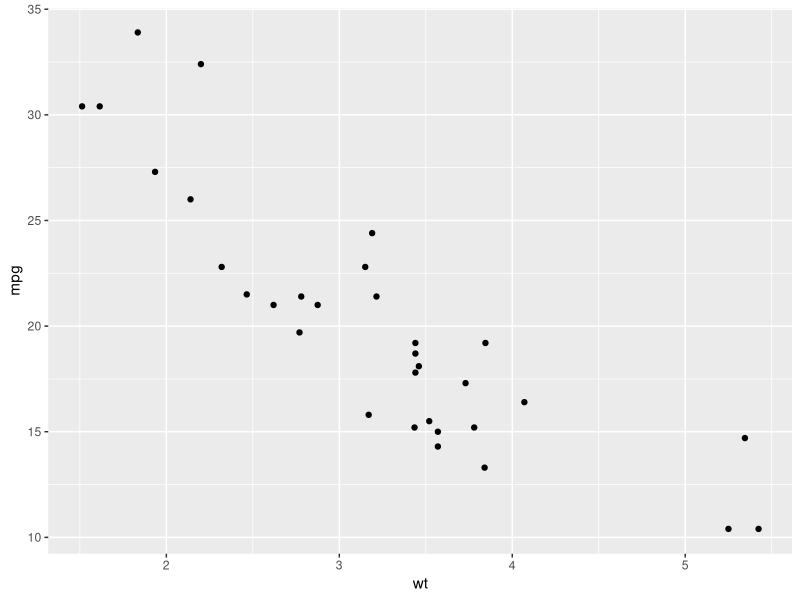
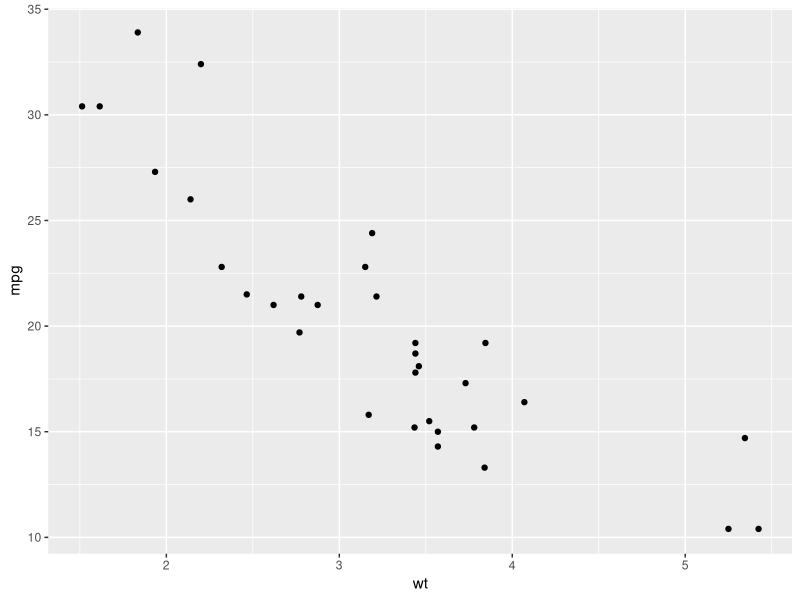
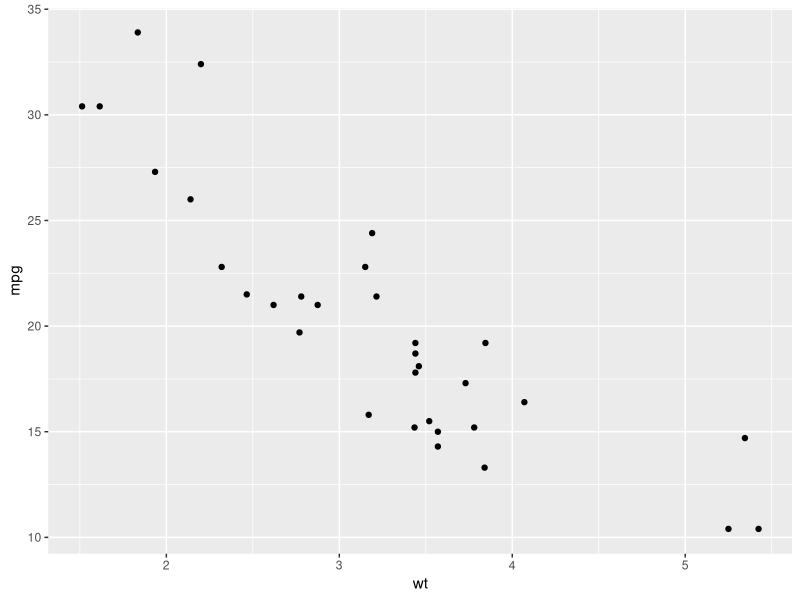
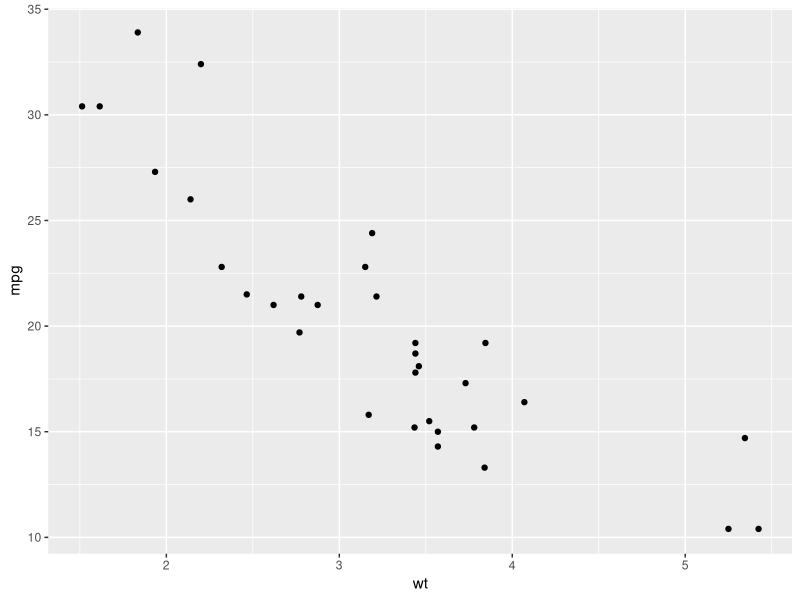
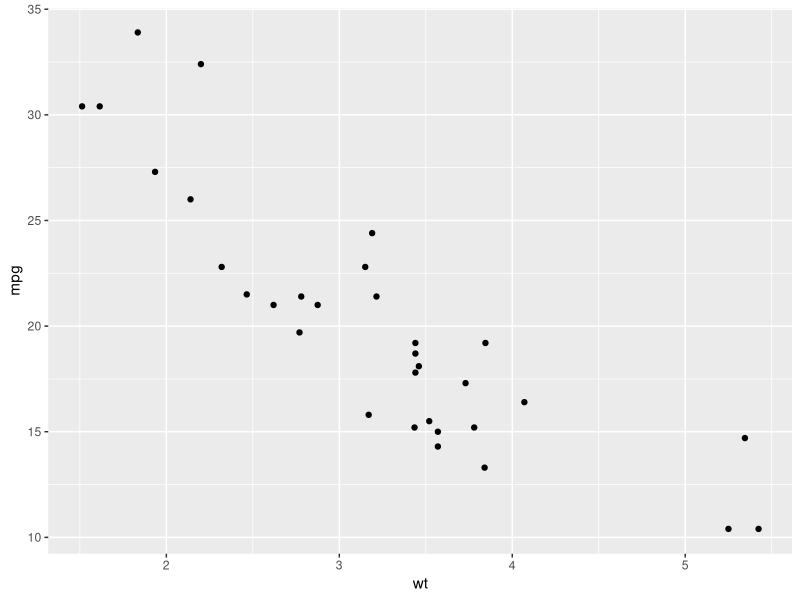
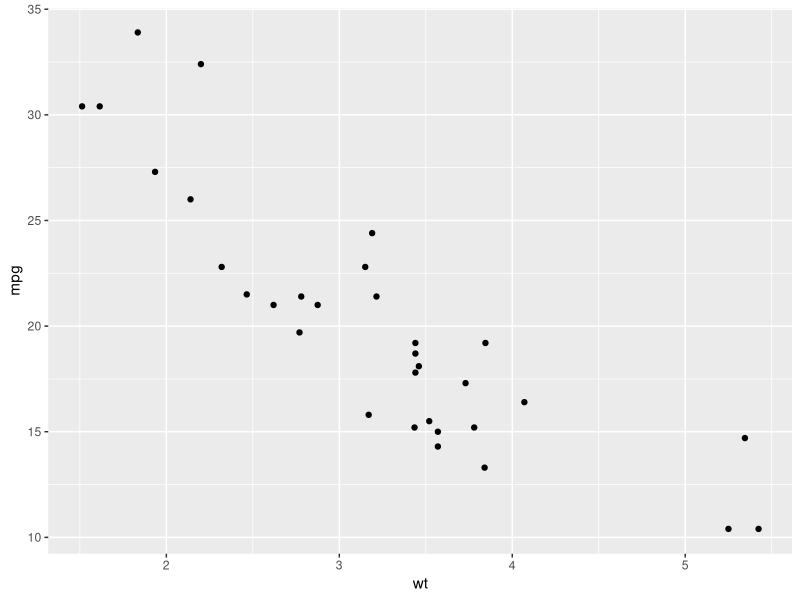
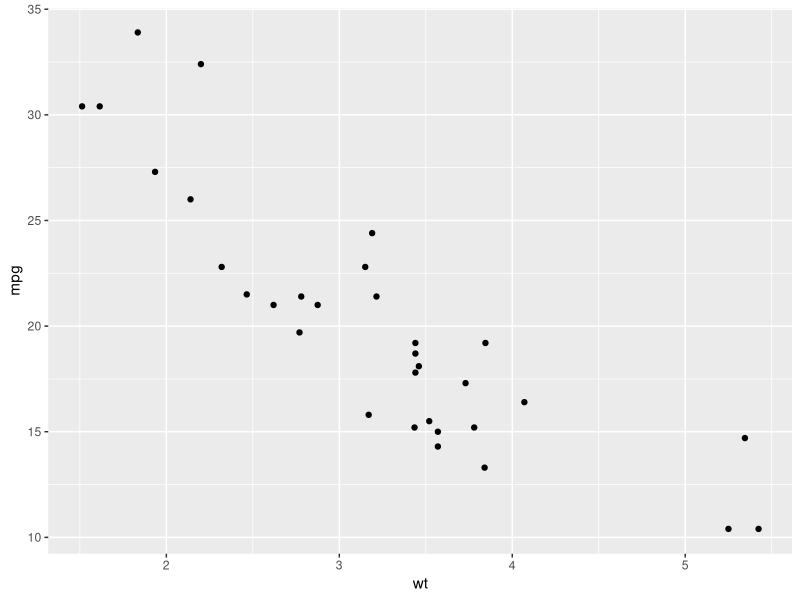
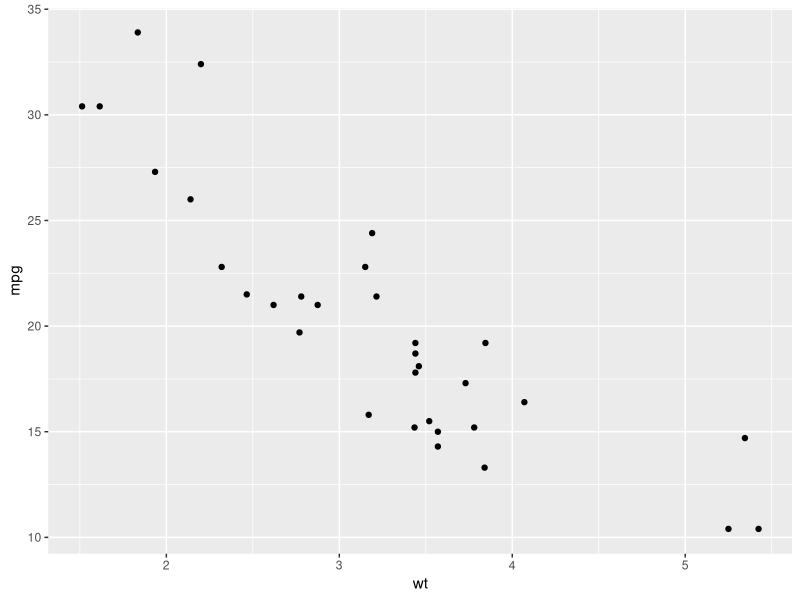

R code for these plots, in order:
## ---- chunk 1
library('tidyverse')
## ---- chunk 2
#| label: fig-1
#| fig-cap: "Figure 1"

ggplot(mtcars, aes(x = wt, y = mpg)) +
  geom_point()
## ---- chunk 3
#| label: fig-2
#| fig-cap: "Figure 2"

ggplot(mtcars, aes(x = wt, y = mpg)) +
  geom_point()
## ---- chunk 4
#| label: fig-3
#| fig-cap: "Figure 3"

ggplot(mtcars, aes(x = wt, y = mpg)) +
  geom_point()
## ---- chunk 5
#| label: fig-4
#| fig-cap: "Figure 4"

ggplot(mtcars, aes(x = wt, y = mpg)) +
  geom_point()
## ---- chunk 6
#| label: fig-5
#| fig-cap: "Figure 5"

ggplot(mtcars, aes(x = wt, y = mpg)) +
  geom_point()
## ---- chunk 7
#| label: fig-6
#| fig-cap: "Figure 6"

ggplot(mtcars, aes(x = wt, y = mpg)) +
  geom_point()
## ---- chunk 8
#| label: fig-7
#| fig-cap: "Figure 7"

ggplot(mtcars, aes(x = wt, y = mpg)) +
  geom_point()
## ---- chunk 9
#| label: fig-8
#| fig-cap: "Figure 8"

ggplot(mtcars, aes(x = wt, y = mpg)) +
  geom_point()
## ---- chunk 10
#| label: fig-9
#| fig-cap: "Figure 9"

ggplot(mtcars, aes(x = wt, y = mpg)) +
  geom_point()
## ---- chunk 11
#| label: fig-10
#| fig-cap: "Figure 10"

ggplot(mtcars, aes(x = wt, y = mpg)) +
  geom_point()
## ---- chunk 12
#| label: fig-11
#| fig-cap: "Figure 11"

ggplot(mtcars, aes(x = wt, y = mpg)) +
  geom_point()
## ---- chunk 13
#| label: fig-12
#| fig-cap: "Figure 12"

ggplot(mtcars, aes(x = wt, y = mpg)) +
  geom_point()
## ---- chunk 14
#| label: fig-13
#| fig-cap: "Figure 13"

ggplot(mtcars, aes(x = wt, y = mpg)) +
  geom_point()
## ---- chunk 15
#| label: fig-14
#| fig-cap: "Figure 14"

ggplot(mtcars, aes(x = wt, y = mpg)) +
  geom_point()
## ---- chunk 16
#| label: fig-15
#| fig-cap: "Figure 15"

ggplot(mtcars, aes(x = wt, y = mpg)) +
  geom_point()
## ---- chunk 17
#| label: fig-16
#| fig-cap: "Figure 16"

ggplot(mtcars, aes(x = wt, y = mpg)) +
  geom_point()
## ---- chunk 18
#| label: fig-17
#| fig-cap: "Figure 17"

ggplot(mtcars, aes(x = wt, y = mpg)) +
  geom_point()
## ---- chunk 19
#| label: fig-18
#| fig-cap: "Figure 18"

ggplot(mtcars, aes(x = wt, y = mpg)) +
  geom_point()
## ---- chunk 20
#| label: fig-19
#| fig-cap: "Figure 19"

ggplot(mtcars, aes(x = wt, y = mpg)) +
  geom_point()
## ---- chunk 21
#| label: fig-20
#| fig-cap: "Figure 20"

ggplot(mtcars, aes(x = wt, y = mpg)) +
  geom_point()
## ---- chunk 22
#| label: fig-21
#| fig-cap: "Figure 21"

ggplot(mtcars, aes(x = wt, y = mpg)) +
  geom_point()
## ---- chunk 23
#| label: fig-22
#| fig-cap: "Figure 22"

ggplot(mtcars, aes(x = wt, y = mpg)) +
  geom_point()
## ---- chunk 24
#| label: fig-23
#| fig-cap: "Figure 23"

ggplot(mtcars, aes(x = wt, y = mpg)) +
  geom_point()
## ---- chunk 25
#| label: fig-24
#| fig-cap: "Figure 24"

ggplot(mtcars, aes(x = wt, y = mpg)) +
  geom_point()
## ---- chunk 26
#| label: fig-25
#| fig-cap: "Figure 25"

ggplot(mtcars, aes(x = wt, y = mpg)) +
  geom_point()
## ---- chunk 27
#| label: fig-26
#| fig-cap: "Figure 26"

ggplot(mtcars, aes(x = wt, y = mpg)) +
  geom_point()
## ---- chunk 28
#| label: fig-27
#| fig-cap: "Figure 27"

ggplot(mtcars, aes(x = wt, y = mpg)) +
  geom_point()
## ---- chunk 29
#| label: fig-28
#| fig-cap: "Figure 28"

ggplot(mtcars, aes(x = wt, y = mpg)) +
  geom_point()
## ---- chunk 30
#| label: fig-29
#| fig-cap: "Figure 29"

ggplot(mtcars, aes(x = wt, y = mpg)) +
  geom_point()
## ---- chunk 31
#| label: fig-30
#| fig-cap: "Figure 30"

ggplot(mtcars, aes(x = wt, y = mpg)) +
  geom_point()
## ---- chunk 32
#| label: fig-31
#| fig-cap: "Figure 31"

ggplot(mtcars, aes(x = wt, y = mpg)) +
  geom_point()
## ---- chunk 33
#| label: fig-32
#| fig-cap: "Figure 32"

ggplot(mtcars, aes(x = wt, y = mpg)) +
  geom_point()
## ---- chunk 34
#| label: fig-33
#| fig-cap: "Figure 33"

ggplot(mtcars, aes(x = wt, y = mpg)) +
  geom_point()
## ---- chunk 35
#| label: fig-34
#| fig-cap: "Figure 34"

ggplot(mtcars, aes(x = wt, y = mpg)) +
  geom_point()
## ---- chunk 36
#| label: fig-35
#| fig-cap: "Figure 35"

ggplot(mtcars, aes(x = wt, y = mpg)) +
  geom_point()
## ---- chunk 37
#| label: fig-36
#| fig-cap: "Figure 36"

ggplot(mtcars, aes(x = wt, y = mpg)) +
  geom_point()
## ---- chunk 38
#| label: fig-37
#| fig-cap: "Figure 37"

ggplot(mtcars, aes(x = wt, y = mpg)) +
  geom_point()
## ---- chunk 39
#| label: fig-38
#| fig-cap: "Figure 38"

ggplot(mtcars, aes(x = wt, y = mpg)) +
  geom_point()
## ---- chunk 40
#| label: fig-39
#| fig-cap: "Figure 39"

ggplot(mtcars, aes(x = wt, y = mpg)) +
  geom_point()
## ---- chunk 41
#| label: fig-40
#| fig-cap: "Figure 40"

ggplot(mtcars, aes(x = wt, y = mpg)) +
  geom_point()
## ---- chunk 42
#| label: fig-41
#| fig-cap: "Figure 41"

ggplot(mtcars, aes(x = wt, y = mpg)) +
  geom_point()
## ---- chunk 43
#| label: fig-42
#| fig-cap: "Figure 42"

ggplot(mtcars, aes(x = wt, y = mpg)) +
  geom_point()
## ---- chunk 44
#| label: fig-43
#| fig-cap: "Figure 43"

ggplot(mtcars, aes(x = wt, y = mpg)) +
  geom_point()
## ---- chunk 45
#| label: fig-44
#| fig-cap: "Figure 44"

ggplot(mtcars, aes(x = wt, y = mpg)) +
  geom_point()
## ---- chunk 46
#| label: fig-45
#| fig-cap: "Figure 45"

ggplot(mtcars, aes(x = wt, y = mpg)) +
  geom_point()
## ---- chunk 47
#| label: fig-46
#| fig-cap: "Figure 46"

ggplot(mtcars, aes(x = wt, y = mpg)) +
  geom_point()
## ---- chunk 48
#| label: fig-47
#| fig-cap: "Figure 47"

ggplot(mtcars, aes(x = wt, y = mpg)) +
  geom_point()
## ---- chunk 49
#| label: fig-48
#| fig-cap: "Figure 48"

ggplot(mtcars, aes(x = wt, y = mpg)) +
  geom_point()
## ---- chunk 50
#| label: fig-49
#| fig-cap: "Figure 49"

ggplot(mtcars, aes(x = wt, y = mpg)) +
  geom_point()
## ---- chunk 51
#| label: fig-50
#| fig-cap: "Figure 50"

ggplot(mtcars, aes(x = wt, y = mpg)) +
  geom_point()
## ---- chunk 52
#| label: fig-51
#| fig-cap: "Figure 51"

ggplot(mtcars, aes(x = wt, y = mpg)) +
  geom_point()
## ---- chunk 53
#| label: fig-52
#| fig-cap: "Figure 52"

ggplot(mtcars, aes(x = wt, y = mpg)) +
  geom_point()
## ---- chunk 54
#| label: fig-53
#| fig-cap: "Figure 53"

ggplot(mtcars, aes(x = wt, y = mpg)) +
  geom_point()
## ---- chunk 55
#| label: fig-54
#| fig-cap: "Figure 54"

ggplot(mtcars, aes(x = wt, y = mpg)) +
  geom_point()
## ---- chunk 56
#| label: fig-55
#| fig-cap: "Figure 55"

ggplot(mtcars, aes(x = wt, y = mpg)) +
  geom_point()
## ---- chunk 57
#| label: fig-56
#| fig-cap: "Figure 56"

ggplot(mtcars, aes(x = wt, y = mpg)) +
  geom_point()
## ---- chunk 58
#| label: fig-57
#| fig-cap: "Figure 57"

ggplot(mtcars, aes(x = wt, y = mpg)) +
  geom_point()
## ---- chunk 59
#| label: fig-58
#| fig-cap: "Figure 58"

ggplot(mtcars, aes(x = wt, y = mpg)) +
  geom_point()
## ---- chunk 60
#| label: fig-59
#| fig-cap: "Figure 59"

ggplot(mtcars, aes(x = wt, y = mpg)) +
  geom_point()
## ---- chunk 61
#| label: fig-60
#| fig-cap: "Figure 60"

ggplot(mtcars, aes(x = wt, y = mpg)) +
  geom_point()
## ---- chunk 62
#| label: fig-61
#| fig-cap: "Figure 61"

ggplot(mtcars, aes(x = wt, y = mpg)) +
  geom_point()
## ---- chunk 63
#| label: fig-62
#| fig-cap: "Figure 62"

ggplot(mtcars, aes(x = wt, y = mpg)) +
  geom_point()
## ---- chunk 64
#| label: fig-63
#| fig-cap: "Figure 63"

ggplot(mtcars, aes(x = wt, y = mpg)) +
  geom_point()
## ---- chunk 65
#| label: fig-64
#| fig-cap: "Figure 64"

ggplot(mtcars, aes(x = wt, y = mpg)) +
  geom_point()
## ---- chunk 66
#| label: fig-65
#| fig-cap: "Figure 65"

ggplot(mtcars, aes(x = wt, y = mpg)) +
  geom_point()
## ---- chunk 67
#| label: fig-66
#| fig-cap: "Figure 66"

ggplot(mtcars, aes(x = wt, y = mpg)) +
  geom_point()
## ---- chunk 68
#| label: fig-67
#| fig-cap: "Figure 67"

ggplot(mtcars, aes(x = wt, y = mpg)) +
  geom_point()
## ---- chunk 69
#| label: fig-68
#| fig-cap: "Figure 68"

ggplot(mtcars, aes(x = wt, y = mpg)) +
  geom_point()
## ---- chunk 70
#| label: fig-69
#| fig-cap: "Figure 69"

ggplot(mtcars, aes(x = wt, y = mpg)) +
  geom_point()
## ---- chunk 71
#| label: fig-70
#| fig-cap: "Figure 70"

ggplot(mtcars, aes(x = wt, y = mpg)) +
  geom_point()
## ---- chunk 72
#| label: fig-71
#| fig-cap: "Figure 71"

ggplot(mtcars, aes(x = wt, y = mpg)) +
  geom_point()
## ---- chunk 73
#| label: fig-72
#| fig-cap: "Figure 72"

ggplot(mtcars, aes(x = wt, y = mpg)) +
  geom_point()
## ---- chunk 74
#| label: fig-73
#| fig-cap: "Figure 73"

ggplot(mtcars, aes(x = wt, y = mpg)) +
  geom_point()
## ---- chunk 75
#| label: fig-74
#| fig-cap: "Figure 74"

ggplot(mtcars, aes(x = wt, y = mpg)) +
  geom_point()
## ---- chunk 76
#| label: fig-75
#| fig-cap: "Figure 75"

ggplot(mtcars, aes(x = wt, y = mpg)) +
  geom_point()
## ---- chunk 77
#| label: fig-76
#| fig-cap: "Figure 76"

ggplot(mtcars, aes(x = wt, y = mpg)) +
  geom_point()
## ---- chunk 78
#| label: fig-77
#| fig-cap: "Figure 77"

ggplot(mtcars, aes(x = wt, y = mpg)) +
  geom_point()
## ---- chunk 79
#| label: fig-78
#| fig-cap: "Figure 78"

ggplot(mtcars, aes(x = wt, y = mpg)) +
  geom_point()
## ---- chunk 80
#| label: fig-79
#| fig-cap: "Figure 79"

ggplot(mtcars, aes(x = wt, y = mpg)) +
  geom_point()
## ---- chunk 81
#| label: fig-80
#| fig-cap: "Figure 80"

ggplot(mtcars, aes(x = wt, y = mpg)) +
  geom_point()
## ---- chunk 82
#| label: fig-81
#| fig-cap: "Figure 81"

ggplot(mtcars, aes(x = wt, y = mpg)) +
  geom_point()
## ---- chunk 83
#| label: fig-82
#| fig-cap: "Figure 82"

ggplot(mtcars, aes(x = wt, y = mpg)) +
  geom_point()
## ---- chunk 84
#| label: fig-83
#| fig-cap: "Figure 83"

ggplot(mtcars, aes(x = wt, y = mpg)) +
  geom_point()
## ---- chunk 85
#| label: fig-84
#| fig-cap: "Figure 84"

ggplot(mtcars, aes(x = wt, y = mpg)) +
  geom_point()
## ---- chunk 86
#| label: fig-85
#| fig-cap: "Figure 85"

ggplot(mtcars, aes(x = wt, y = mpg)) +
  geom_point()
## ---- chunk 87
#| label: fig-86
#| fig-cap: "Figure 86"

ggplot(mtcars, aes(x = wt, y = mpg)) +
  geom_point()
## ---- chunk 88
#| label: fig-87
#| fig-cap: "Figure 87"

ggplot(mtcars, aes(x = wt, y = mpg)) +
  geom_point()
## ---- chunk 89
#| label: fig-88
#| fig-cap: "Figure 88"

ggplot(mtcars, aes(x = wt, y = mpg)) +
  geom_point()
## ---- chunk 90
#| label: fig-89
#| fig-cap: "Figure 89"

ggplot(mtcars, aes(x = wt, y = mpg)) +
  geom_point()
## ---- chunk 91
#| label: fig-90
#| fig-cap: "Figure 90"

ggplot(mtcars, aes(x = wt, y = mpg)) +
  geom_point()
## ---- chunk 92
#| label: fig-91
#| fig-cap: "Figure 91"

ggplot(mtcars, aes(x = wt, y = mpg)) +
  geom_point()
## ---- chunk 93
#| label: fig-92
#| fig-cap: "Figure 92"

ggplot(mtcars, aes(x = wt, y = mpg)) +
  geom_point()
## ---- chunk 94
#| label: fig-93
#| fig-cap: "Figure 93"

ggplot(mtcars, aes(x = wt, y = mpg)) +
  geom_point()
## ---- chunk 95
#| label: fig-94
#| fig-cap: "Figure 94"

ggplot(mtcars, aes(x = wt, y = mpg)) +
  geom_point()
## ---- chunk 96
#| label: fig-95
#| fig-cap: "Figure 95"

ggplot(mtcars, aes(x = wt, y = mpg)) +
  geom_point()
## ---- chunk 97
#| label: fig-96
#| fig-cap: "Figure 96"

ggplot(mtcars, aes(x = wt, y = mpg)) +
  geom_point()
## ---- chunk 98
#| label: fig-97
#| fig-cap: "Figure 97"

ggplot(mtcars, aes(x = wt, y = mpg)) +
  geom_point()
## ---- chunk 99
#| label: fig-98
#| fig-cap: "Figure 98"

ggplot(mtcars, aes(x = wt, y = mpg)) +
  geom_point()
## ---- chunk 100
#| label: fig-99
#| fig-cap: "Figure 99"

ggplot(mtcars, aes(x = wt, y = mpg)) +
  geom_point()
## ---- chunk 101
#| label: fig-100
#| fig-cap: "Figure 100"

ggplot(mtcars, aes(x = wt, y = mpg)) +
  geom_point()
